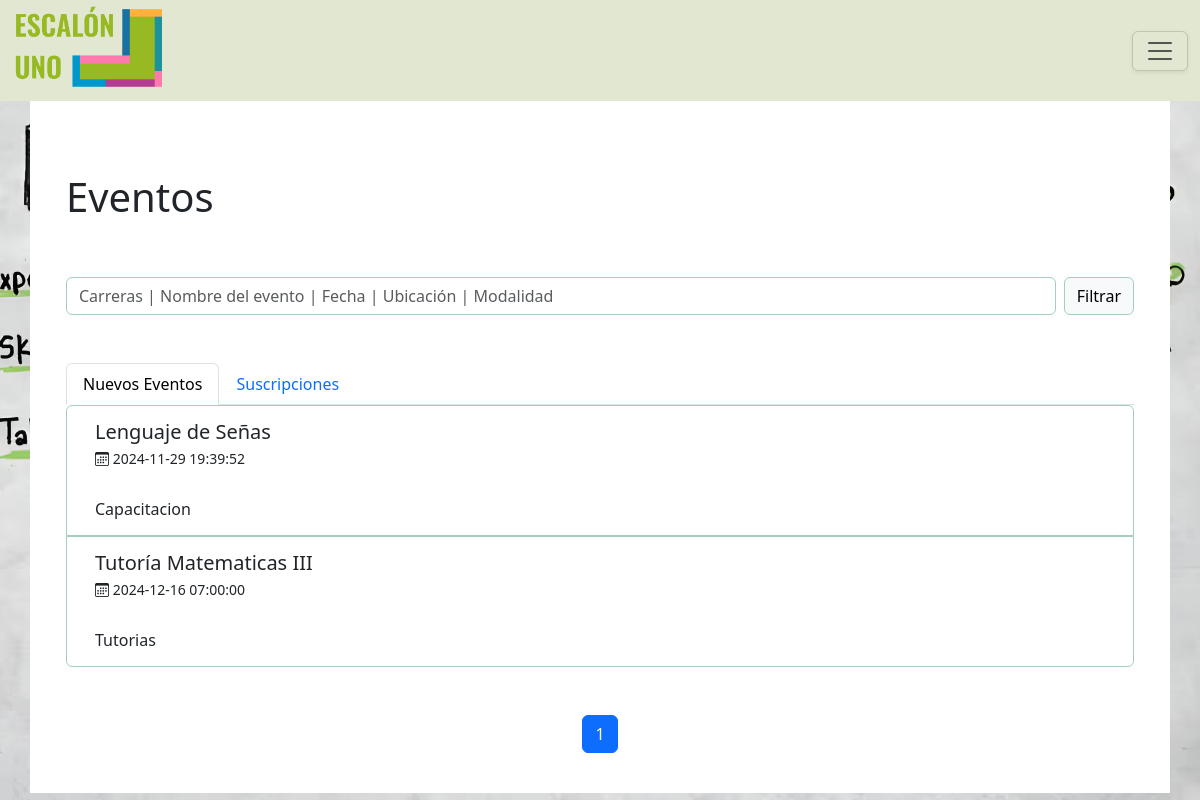
Screenshot of /frontend/views/alumno-eventos.php (signed in) with the database file from the repository.
### tables this page shows
CREATE TABLE `eventos` (
  `id` int(11) NOT NULL,
  `id_usuario` int(11) NOT NULL,
  `id_estadoeventos` int(11) NOT NULL,
  `nombre` varchar(100) NOT NULL,
  `descripcion` varchar(200) DEFAULT NULL,
  `fecha` datetime NOT NULL,
  `tipo` varchar(20) DEFAULT NULL,
  `creditos` double DEFAULT NULL
);

### dal/Database.php (called while the page is built, shortened)
<?php
class Database {
    private $host;
    private $db_name;
    private $username;
    private $password;
    public function __construct() {
        $dotenv = Dotenv\Dotenv::createImmutable(dirname(__DIR__));
        $this->host = $_ENV['DB_HOST'];
        $this->db_name = $_ENV['DB_NAME'];
        $this->username = $_ENV['DB_USER'];
        $this->password = $_ENV['DB_PASSWORD'];
    }
    public function getConnection() {
        $this->conn = null;
        try {
            $this->conn = new PDO(
                "mysql:host=" . $this->host . ";dbname=" . $this->db_name,
                $this->username,
                $this->password
            );
            $this->conn->setAttribute(PDO::ATTR_ERRMODE, PDO::ERRMODE_EXCEPTION);
        } catch (PDOException $exception) {
            echo "Error de conexión: " . $exception->getMessage();
        }
        return $this->conn;
    }
}

### controllers/AlumnoController.php (called while the page is built, shortened)
<?php
require_once __DIR__ . '/../dal/AlumnoDAO.php';
class AlumnoController {
    private AlumnoDAO $alumnoDao;
    public function __construct() {
        $this->alumnoDao = new AlumnoDAO();
    }
    public function listarEventos(){
        $eventos = $this->alumnoDao->getEventos();
        if($eventos){
            $response = [
                "success" => true,
                "body" => $eventos
            ];
            return $response;
        }
        else {
            $response = [
                'success' => false,
                'message' => 'Error: No se encontraron eventos',
            ];
            return $response;
        }
    }
    public function listarSuscripciones($idUsuario) {
        $suscripciones = $this->alumnoDao->getSuscripciones($idUsuario);
        if($suscripciones){
            $response = [
                "success" => true,
                "body" => $suscripciones
            ];
            return $response;
        }
        else {
            $response = [
                'success' => false,
                'message' => 'Error: No se encontraron suscripciones',
            ];
            return $response;
        }
    }
}
?>

### dal/AlumnoDAO.php (called while the page is built, shortened)
<?php
require_once 'Database.php';
require_once __DIR__ . '/../models/Evento.php';
class AlumnoDAO
{
    private PDO $conn;
    public function __construct()
    {
        $this->conn = (new Database())->getConnection();
    }
    public function getEventos() {
        $queryEventos = "SELECT * FROM eventos WHERE id_estadoeventos = 1;";
        $stmt = $this->conn->prepare($queryEventos);
        $stmt->execute();
        if ($stmt->rowCount() > 0) {
            $eventos = $stmt->fetchAll(PDO::FETCH_ASSOC);
            $eventosArray = [];
            foreach($eventos as $evento){
                $id = $evento['id'];
                $descripcion = $evento['descripcion'];
                $nombre = $evento['nombre'];
                $fecha = $evento['fecha'];
                $tipo = $evento['tipo'];
                $creditos = $evento['creditos'] ? $evento['creditos'] : 0;
                $eventoOBJ = new Evento();
                $eventoOBJ->setId($id);
                $eventoOBJ->setNombreEvento($nombre);
                $eventoOBJ->setFechaEvento($fecha);
                $eventoOBJ->setDescripcionEvento($descripcion);
                $eventoOBJ->setCreditos($creditos);
                $eventoOBJ->setTipoEvento($tipo);
                $eventosArray[] = $eventoOBJ->toArray();
            }
            if($eventosArray){
                return $eventosArray;
            }
        }
        return null;
    }
    public function getSuscripciones($idUsuario) {
            $query = " SELECT e.* FROM eventos e INNER JOIN suscripciones s ON e.id = s.id_evento WHERE s.id_usuario = $idUsuario;";
            $stmt = $this->conn->prepare($query);
            $stmt->execute();
            if ($stmt->rowCount() > 0) {
                $suscripciones = [];
                while ($row = $stmt->fetch(PDO::FETCH_ASSOC)) {
                    $suscripciones[] = $row;
                }
                return $suscripciones;
            } else {
                return [];
            }
        }
}

### models/Evento.php (called while the page is built, shortened)
<?php
class Evento {
    private int $id;
    private string $nombreEvento;
    private string $fechaEvento;
    private string $descripcionEvento;
    private float $creditos;
    private string $tipoEvento;
    public function setId(int $id): void {
        $this->id = $id;
    }
    public function setNombreEvento(string $nombreEvento): void {
        $this->nombreEvento = $nombreEvento;
    }
    public function setFechaEvento(string $fechaEvento): void {
        $this->fechaEvento = $fechaEvento;
    }
    public function setDescripcionEvento(string $descripcionEvento) : void {
        $this->descripcionEvento = $descripcionEvento;
    }
    public function toArray(): array {
        return [
            'idEvento'=>$this->id,
            'descripcionEvento'=>$this->descripcionEvento,
            'nombreEvento'=>$this->nombreEvento,
            'fechaEvento'=>$this->fechaEvento,
            'tipoEvento'=>$this->tipoEvento,
            'creditosEvento'=>$this->creditos
        ];
    }
    public function setCreditos(float $creditos): void {
        $this->creditos = $creditos;
    }
    public function setTipoEvento(string $tipoEvento): void {
        $this->tipoEvento = $tipoEvento;
    }
}
?>

### frontend/utils/paginacion.php (called while the page is built)
<?php
function paginateArray(array $items, int $itemsPerPage, int $currentPage): array {
    $totalItems = count($items);
    $totalPages = ceil($totalItems / $itemsPerPage);
    $currentPage = max(1, min($totalPages, $currentPage));
    $offset = ($currentPage - 1) * $itemsPerPage;
    $paginatedItems = array_slice($items, $offset, $itemsPerPage);
    return [
        'items' => $paginatedItems,
        'totalPages' => $totalPages,
        'currentPage' => $currentPage
    ];
}
?>

### frontend/views/alumno-eventos.php (the view, shortened to what this page needs)
<?php
require_once '../../controllers/AlumnoController.php';
require_once __DIR__ . '/../utils/paginacion.php';
$alumnoController = new AlumnoController();
$responseEventos = $alumnoController->listarEventos();
$eventos = isset($responseEventos['body']) && is_array($responseEventos['body']) ? $responseEventos['body'] : [];
$userId = $_SESSION['user']['user_id'];
$responseSuscripciones = $alumnoController->listarSuscripciones($userId);
$suscripciones = isset($responseSuscripciones['body']) && is_array($responseSuscripciones['body']) ? $responseSuscripciones['body'] : [];
function filtrarEventosNoSuscritos($eventos, $suscripciones) {
    $idsEventosSuscritos = array_map(function($suscripcion) {
        return $suscripcion['id'];
    }, $suscripciones);
    $eventosNoSuscritos = array_filter($eventos, function($evento) use ($idsEventosSuscritos) {
        return !in_array($evento['idEvento'], $idsEventosSuscritos);
    });
    return $eventosNoSuscritos;
}
$eventosNoSuscritos = filtrarEventosNoSuscritos($eventos, $suscripciones);
$searchQuery = isset($_GET['search']) ? trim($_GET['search']) : '';
$itemsPerPage = 10;
$currentPage = isset($_GET['page']) ? (int)$_GET['page'] : 1;
$paginationData = paginateArray($eventosNoSuscritos, $itemsPerPage, $currentPage);
$paginatedEventosNoSuscritos = $paginationData['items'];
$totalPagesEventosNoSuscritos = $paginationData['totalPages'];
?>
<!DOCTYPE html>
<html lang="es">
<head>
    <?php require __DIR__ . '/../components/header.php' ?>
</head>
<body class="bg-inicio">
    <?php require __DIR__ . '/../components/alumno-navbar.php' ?>
    <div class="container p-sm-4 bg-white">
        <div class="container mt-5">
            <div class="pb-5">
                <h1>Eventos</h1>
            </div>
            <form class="filtro d-flex mb-5" role="search" method="get">
                <input class="form-control me-2 border-success-subtle" type="search"
                    name="search" id="form-control" placeholder="Carreras | Nombre del evento | Fecha | Ubicación | Modalidad"
                    aria-label="Search" value="<?php echo htmlspecialchars($searchQuery); ?>">
                <button class="botonFiltro btn btn-light border border-success-subtle" type="submit">Filtrar</button>
            </form>
            <ul class="nav nav-tabs" id="myTab" role="tablist">
                <li class="nav-item " role="presentation">
                       <a class="nav-link <?php echo $_SESSION['currentTab'] === 'events' ? 'active' : ''; ?>"
                       href="?tab=events">
                       Nuevos Eventos
                    </a>
                </li>
                <li class="nav-item" role="presentation">
                    <a class="nav-link <?php echo $_SESSION['currentTab'] === 'subscriptions' ? 'active' : ''; ?>"
                       href="?tab=subscriptions">
                        Suscripciones
                    </a>
                </li>
            </ul>
            <div class="tab-content" id="nav-tabContent">
                <div class="tab-pane fade show <?php echo $_SESSION['currentTab'] === 'events' ? 'active' : ''; ?>"
                     id="home-tab-pane"
                     role="tabpanel"
                     aria-labelledby="home-tab"
                     tabindex="0">
                    <?php if (!empty($paginatedEventosNoSuscritos)): ?>
                        <div class="mb-5 list-group col-12 p-0">
                            <?php foreach ($paginatedEventosNoSuscritos as $evento) : ?>
                                <div class="list-group-item list-group-item-action bg-white border border-success-subtle">
                                    <div class="w-100 justify-content-between">
                                        <button class="toggleButton btn border-0 w-100 d-flex flex-column text-start">
                                            <h5 class="mb-1">
                                                <div class="evento-titulo"><?php echo htmlspecialchars($evento['nombreEvento']); ?></div>
                                            </h5>
                                            <small class="mb-1"><i class="bi bi-calendar3"></i> <?php echo htmlspecialchars($evento['fechaEvento']); ?></small>
                                            <div class="mt-4"><?php echo htmlspecialchars($evento['tipoEvento']); ?></div>
                                        </button>
                                    </div>
                                </div>
                            <?php endforeach; ?>
                        </div>
                        <nav>
                            <ul class="pagination justify-content-center">
                                <?php for ($i = 1; $i <= $totalPagesEventosNoSuscritos; $i++): ?>
                                    <li class="page-item <?php echo $i === $currentPage ? 'active' : ''; ?>">
                                        <a class="page-link" href="?page=<?php echo $i; ?>&search=<?php echo urlencode($searchQuery); ?>&tab=events">
                                            <?php echo $i; ?>
                                        </a>
                                    </li>
                                <?php endfor; ?>
                            </ul>
                        </nav>
                    <?php else: ?>
                        <div class="pt-3 text-center ">
                            <h5 class="d-grid justify-content-center align-items-center "> <i class="bi bi-emoji-frown fs-1"></i> "Actualmente no hay evento disponibles."</h5>
                        </div>
                    <?php endif; ?>
                </div>
            </div>
        </div>
    </div>
</body>
</html>

### frontend/css/global.css (style rules this page uses)
.bg-inicio, .bg-alt { background-position: center center; background-size: cover; background-repeat: no-repeat; background-attachment: fixed; }
html { overflow-y: scroll; }
.bg-inicio { background-image: url('../img/bg-inicio.avif'); }

### rows the page displays
eventos: nombre "Lenguaje de Señas", fecha "2024-11-29 19:39:52", tipo "Capacitacion"
eventos: nombre "Tutoría Matematicas III", fecha "2024-12-16 07:00:00", tipo "Tutorias"
